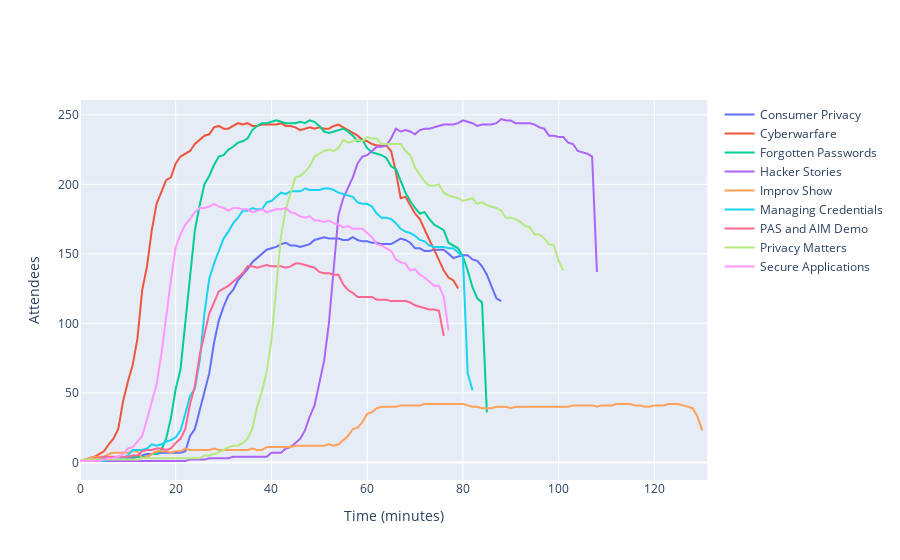

This figure's notebook cell:
### Code cell
longest = len(max(minute_lists, key=len))
# extend minute lists to be of same length
for i in range(len(cols)):
    minute_lists[i].extend(np.full(longest-len(minute_lists[i]),np.nan))

# CREATE DATA FRAME!!!
df = pd.DataFrame()

# name columns and assign minute attendances
for i in range(len(cols)):
    df[cols[i]] = minute_lists[i]

df.head()

fig = go.Figure([{
    'x': df.index,
    'y': df[col],
    'name': col
}  for col in df.columns])

# fig.show()
fig.update_xaxes(title_text='Time (minutes)')
fig.update_yaxes(title_text='Attendees')
fig.write_image("event attendance.png")
fig.show()

### Figure 1 — Plotly figure (JSON) as saved in the notebook; plotly's stock layout.template omitted (floating-point values rounded to 4 significant figures; data arrays with more than 128 entries replaced by an {"elided": "..."} marker saying what was removed)
{"data": [{"name": "Consumer Privacy", "type": "scatter", "x": {"elided": "132 int values"}, "y": {"elided": "132 int values"}}, {"name": "Cyberwarfare", "type": "scatter", "x": {"elided": "132 int values"}, "y": {"elided": "132 int values"}}, {"name": "Forgotten Passwords", "type": "scatter", "x": {"elided": "132 int values"}, "y": {"elided": "132 int values"}}, {"name": "Hacker Stories", "type": "scatter", "x": {"elided": "132 int values"}, "y": {"elided": "132 int values"}}, {"name": "Improv Show", "type": "scatter", "x": {"elided": "132 int values"}, "y": {"elided": "132 int values"}}, {"name": "Managing Credentials", "type": "scatter", "x": {"elided": "132 int values"}, "y": {"elided": "132 int values"}}, {"name": "PAS and AIM Demo", "type": "scatter", "x": {"elided": "132 int values"}, "y": {"elided": "132 int values"}}, {"name": "Privacy Matters", "type": "scatter", "x": {"elided": "132 int values"}, "y": {"elided": "132 int values"}}, {"name": "Secure Applications", "type": "scatter", "x": {"elided": "132 int values"}, "y": {"elided": "132 int values"}}], "layout": {"xaxis": {"title": {"text": "Time (minutes)"}}, "yaxis": {"title": {"text": "Attendees"}}}}
